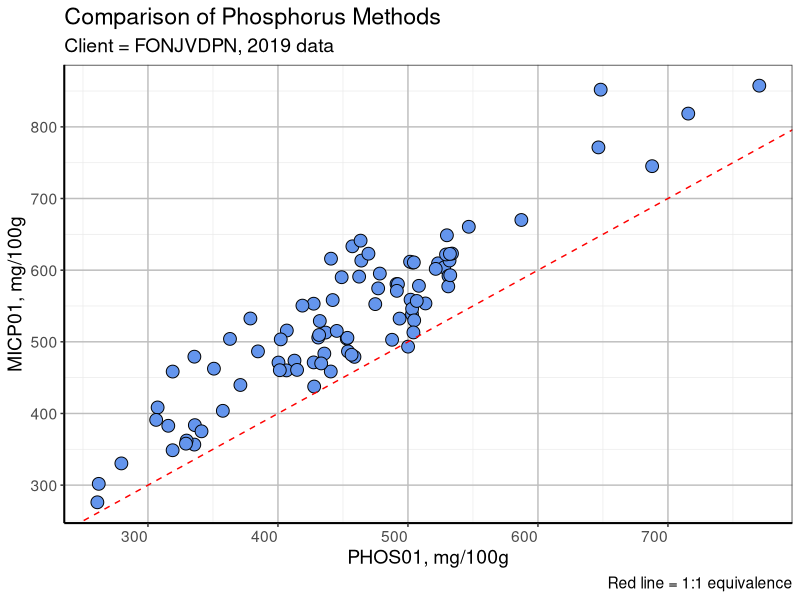

Reproduce this figure in R.
# Clean Up environment ---------------------------------------------------
rm(list=ls())

# Packages ---------------------------------------------------------------
library(readxl)
library(readr)
library(dplyr)
library(tidyr)
library(ggplot2)

# Data Input -------------------------------------------------------------
data.in <- read_excel("Phosphorus_02102019.xlsx")

## Data Cleaning ---------------------------------------------------------

# Remove duplicates ------------------------------------------------------

data.MICP01 <- data.in %>%
        filter(ANALYSIS == "MICP010406")
data.MICP01 <- data.MICP01[!duplicated(data.MICP01$SAMPLE_NUMBER),]

data.PHOS01 <- data.in %>%
        filter(ANALYSIS == "PHOS010493") 

data.PHOS01 <- data.PHOS01[!duplicated(data.PHOS01$SAMPLE_NUMBER),]

# Remove fat results that do not have a density --------------------------
data.all <- data.MICP01 %>%
        filter(SAMPLE_NUMBER %in% data.PHOS01$SAMPLE_NUMBER)

# Combine ands simplify --------------------------------------------------
data.all2 <- rbind(data.all, data.PHOS01)

data.all2$ENTRY[data.all2$REPORTED_UNITS == "PCT_M-M"] <- data.all2$ENTRY*1000

data.in_3 <- data.all2[, c(1,3,5)]
#data.in_3 <- data.all2[, c(1,4,7)]

data.in_4 <- spread(data.in_3, ANALYSIS, ENTRY)

fit <- lm(data.in_4$MICP010406~data.in_4$PHOS010493-1)
summary(fit)
confint(fit)

# Graph ------------------------------------------------------------------

phos_plot <- ggplot() +
        geom_point(data = data.in_4, aes(x=PHOS010493, y=MICP010406 ),size=4, shape=21, fill = "cornflowerblue")+
        geom_abline(slope = 1, intercept = 0, lty=2, col = "red")+
        #geom_abline(slope = 1.16887, intercept = 0, lty=1, col="grey70")+
        labs(title = "Comparison of Phosphorus Methods", subtitle = "Client = FONJVDPN, 2019 data", x = "PHOS01, mg/100g", y = "MICP01, mg/100g", caption = "Red line = 1:1 equivalence")+
        theme_bw()+
        theme(panel.grid.major = element_line(size = 0.5, color = "grey"), 
                axis.line = element_line(size = 0.7, color = "black"), 
                text = element_text(size = 14), axis.text.x = element_text(angle = 0, hjust = 1))
phos_plot

# ggsave("Phosphorus.png", width = 12, height = 8, dpi = 100)
